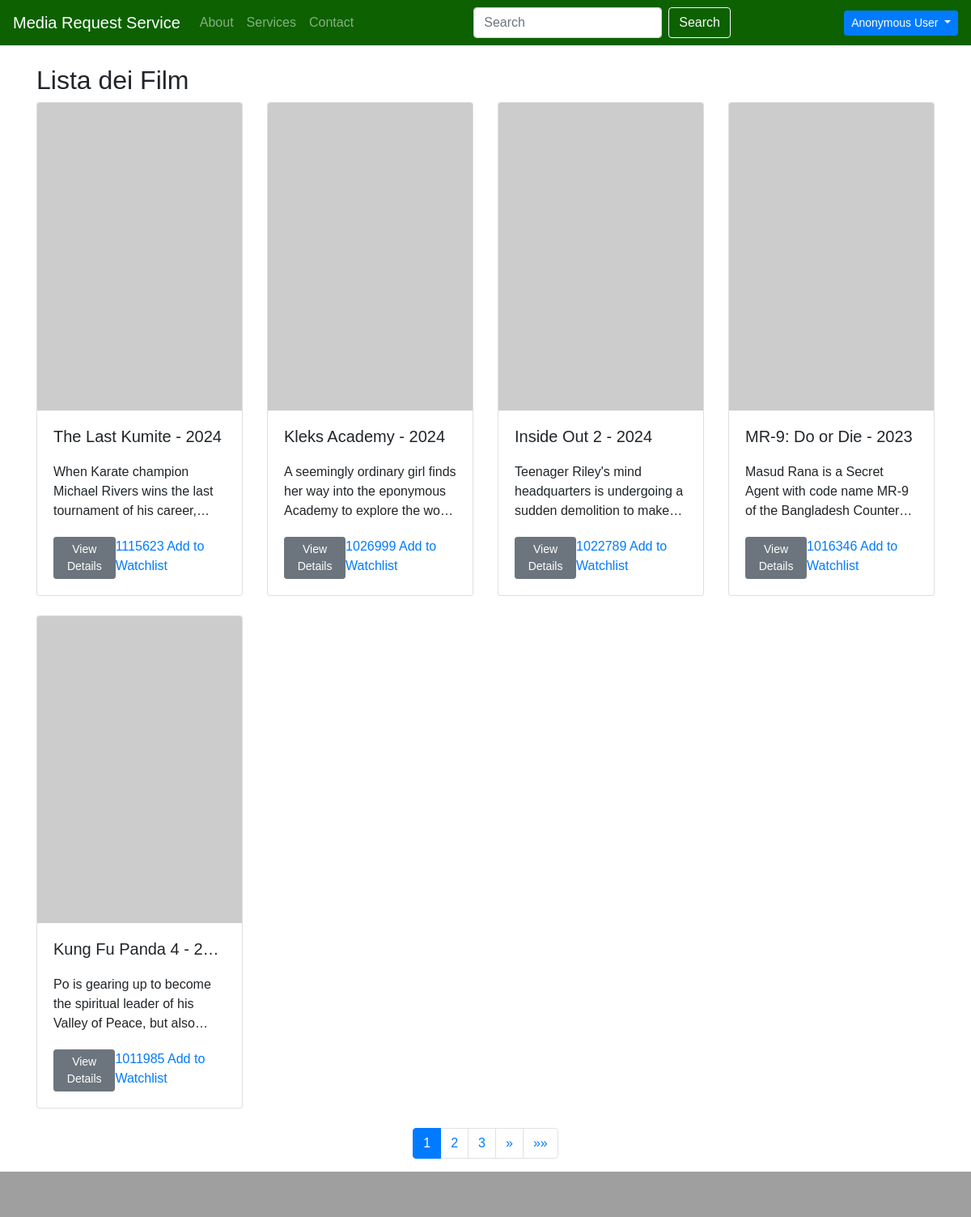
The page / on the database its author committed.
### movieapp/models.py (models this page shows, shortened)
class Movie(models.Model):
    tmdb_id = models.IntegerField(primary_key=True)  # useful to retrieve data from TMDB APIs
    title = models.CharField(max_length=100)
    year = models.IntegerField(null=True)
    description = models.TextField(max_length=1000)
    genre = models.CharField(max_length=100)
    available = models.BooleanField(default=False)
    '''@property
    def poster_url(self):
        api_key = '5dbf33ab1210565bba9d880c176bf3d8'
        base_url = f'https://api.themoviedb.org/3/movie/{self.tmdb_id}?api_key={api_key}'


        try:
            response = requests.get(base_url)
            data = response.json()

            if 'poster_path' in data and data['poster_path']:
                poster_path = data['poster_path']
                poster_url = f'https://image.tmdb.org/t/p/w154{poster_path}'
                return poster_url
            else:
                return None

        except requests.exceptions.RequestException as e:
            print('Error in API request:', e)
            return None'''
    class Meta:
        ordering = ["-pk"]
        verbose_name_plural = 'Movies'

### movieapp/views.py (the view)
# urls.py: path(r'', MovieListView.as_view(), name='home'),
class MovieListView(ListView):
    model = Movie
    template_name = 'movie_list.html'
    paginate_by = 5
    def get_context_data(self, **kwargs):
        context = super().get_context_data(**kwargs)
        context['page_title'] = 'Titolo Dinamico della Lista'
        context['movie_list'] = Movie.objects.all()
        return context

### movieapp/templates/movie_list.html (shortened to what this page needs)
{% extends 'GPT_home.html' %}
{% block content %}
<div class="container mt-4">
    <h2>Lista dei Film</h2>
    <div class="row">
        {% for movie in page_obj %}
        <div class="col-lg-3 col-md-4 mb-4">
            <div class="card h-100" id="{{ movie.tmdb_id }}">
                {% if movie.poster_url %}
                <img src="{{ movie.poster_url }}" class="card-img-top" alt="Poster del film">
                {% else %}
                <img src="https://via.placeholder.com/300x450" class="card-img-top" alt="Immagine non disponibile">
                {% endif %}
                <div class="card-body">
                    <h5 class="card-title text-truncate">{{ movie.title }} - {{ movie.year }}</h5>
                    <p class="card-text multi-line-text-truncate">{{ movie.description }}</p>
                    <div class="d-flex justify-content-between">
                        <a href="{% url 'movieapp:movie_detail' movie.pk page_obj.number %}" class="btn btn-secondary btn-sm">View Details</a>
                        <a class="watchlist-btn" data-movie-id="{{ movie.tmdb_id }}" class="btn btn-secondary btn-sm">{{ movie.tmdb_id }} Add to Watchlist</a>
                    </div>
                </div>
            </div>
        </div>
        {% endfor %}
    </div>
    <nav aria-label="Page navigation">
        <ul class="pagination justify-content-center">
            {% for num in page_obj.paginator.page_range %}
            {% if page_obj.number == num %}
            <li class="page-item active"><a class="page-link" href="#">{{ num }}</a></li>
            {% elif num > page_obj.number|add:'-3' and num < page_obj.number|add:'3' %}
            <li class="page-item"><a class="page-link" href="?page={{ num }}">{{ num }}</a></li>
            {% endif %}
            {% endfor %}
            {% if page_obj.has_next %}
            <li class="page-item">
                <a class="page-link" href="?page={{ page_obj.next_page_number }}" aria-label="Next">
                    <span aria-hidden="true">&raquo;</span>
                </a>
            </li>
            <li class="page-item">
                <a class="page-link" href="?page={{ page_obj.paginator.num_pages }}" aria-label="Last">
                    <span aria-hidden="true">&raquo;&raquo;</span>
                </a>
            </li>
            {% endif %}
        </ul>
    </nav>
</div>
{% endblock %}

### templates/GPT_home.html (shortened to what this page needs)
{% load static %}
<!DOCTYPE html>
<html lang="en">
<head>
    <link href="https://stackpath.bootstrapcdn.com/bootstrap/4.5.2/css/bootstrap.min.css" rel="stylesheet">
    <link rel="stylesheet" href="https://cdn.jsdelivr.net/npm/bootstrap@4.6.1/dist/css/bootstrap.min.css">
    {% load crispy_forms_tags %}
    {% load static %}
</head>
<body>
<nav class="navbar navbar-expand-lg navbar-dark">
    <a class="navbar-brand" href="{% url 'movieapp:home' %}">Media Request Service</a>
    <div class="collapse navbar-collapse justify-content-between" id="navbarNav">
        <ul class="navbar-nav">
            <li class="nav-item">
                <a class="nav-link" href="#">About</a>
            </li>
            <li class="nav-item">
                <a class="nav-link" href="#">Services</a>
            </li>
            <li class="nav-item">
                <a class="nav-link" href="#">Contact</a>
            </li>
        </ul>
        <form class="form-inline my-2 my-lg-0">
            <input class="form-control mr-sm-2" type="search" placeholder="Search" aria-label="Search">
            <button class="btn btn-outline-light my-2 my-sm-0" type="submit">Search</button>
        </form>
        <ul class="navbar-nav">
            <li class="nav-item dropdown">
                <button class="btn btn-sm btn-primary dropdown-toggle" id="userDropdown" role="button" data-toggle="dropdown" aria-haspopup="true" aria-expanded="false">
                    {% if request.user.is_authenticated %}
                        {{ request.user.username }} - {% if not user.is_superuser %}{{ user.groups.all.0.name }}{% else %}Administrator{% endif %}
                    {% else %}
                        Anonymous User
                    {% endif %}
                </button>
            </li>
        </ul>
    </div>
</nav>
    {% block content %}
    {% endblock %}
<footer class="footer mt-auto">
</footer>
</body>
</html>

### templates/GPT_home.html (style rules this page uses)
body { font-family: Arial, sans-serif; margin: 0; padding: 0; display: flex; flex-direction: column; min-height: 100vh; }
.navbar { background-color: #0d6100; }
.footer { background-color: rgb(159, 159, 159); padding: 20px 0; text-align: center; margin-top: auto; width: 100%; }
.multi-line-text-truncate { overflow: hidden; max-width: 400px; display: -webkit-box; -webkit-line-clamp: 3; -webkit-box-orient: vertical; margin: 20px auto; }

### rows shown on the page
Movie: title "The Last Kumite", year "2024", description "When Karate champion Michael Rivers wins the last tournament of his…", tmdb_id "1115623"
Movie: title "Kleks Academy", year "2024", description "A seemingly ordinary girl finds her way into the eponymous Academy to explore the…", tmdb_id "1026999"
Movie: title "Inside Out 2", year "2024", description "Teenager Riley's mind headquarters is undergoing a sudden demolition to…", tmdb_id "1022789"
Movie: title "MR-9: Do or Die", year "2023", description "Masud Rana is a Secret Agent with code name MR-9 of the Bangladesh…", tmdb_id "1016346"
Movie: title "Kung Fu Panda 4", year "2…", description "Po is gearing up to become the spiritual leader of his Valley of Peace, but…", tmdb_id "1011985"

### other values the page prints
{{ num }} "1"
{{ num }} "2" "3"
